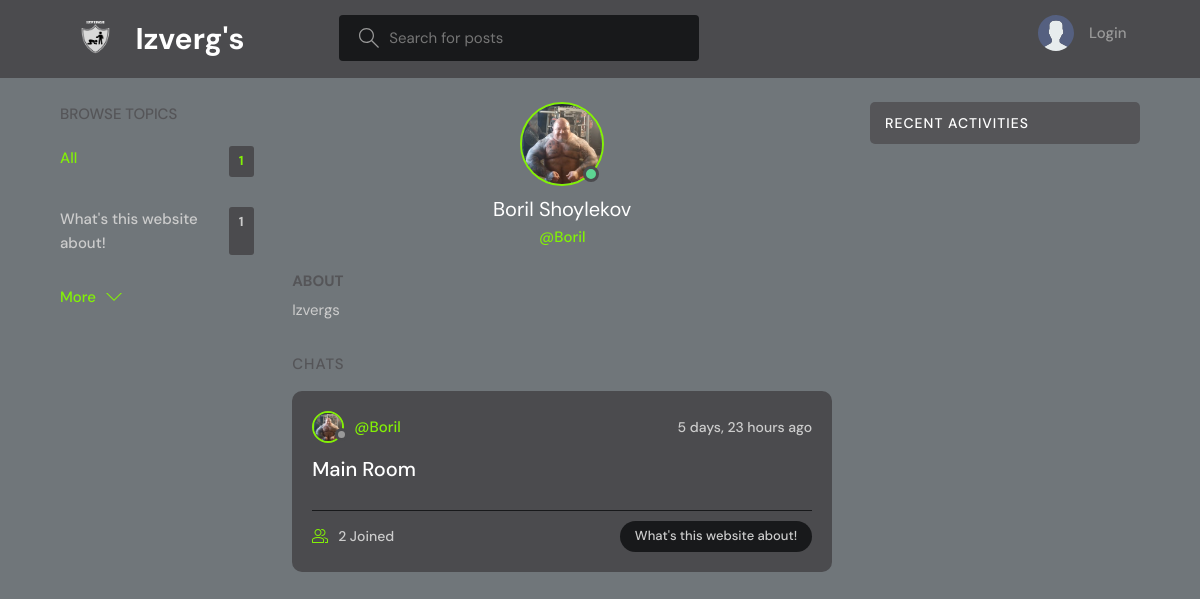
Page /profile/1/ on the committed database.
### base/models.py (models this page shows, shortened)
class Topic(models.Model):
    name = models.CharField(max_length=200)

class User(AbstractUser):
    name = models.CharField(max_length=200, null=True)
    email = models.EmailField(unique=True, null=True)
    bio = models.TextField(null=True)
    avatar = models.ImageField(null=True, default="avatar.svg")
    USERNAME_FIELD = 'email'
    REQUIRED_FIELDS = []

class Room(models.Model):
    host = models.ForeignKey(User, on_delete=models.SET_NULL, null=True)
    topic = models.ForeignKey(Topic, on_delete=models.SET_NULL, null=True)
    name = models.CharField(max_length=200)
    description = models.TextField(null=True, blank=True)
    participants = models.ManyToManyField(
        User, related_name='participants', blank=True)
    updated = models.DateTimeField(auto_now=True)
    created = models.DateTimeField(auto_now_add=True)
    class Meta:
        ordering = ['-updated', '-created']

### base/views.py (the view)
# urls.py: path('profile/<str:pk>/', views.userProfile, name="user-profile"),
def userProfile(request, pk):
    user = User.objects.get(id=pk)
    rooms = user.room_set.all()
    room_messages = user.message_set.all()
    topics = Topic.objects.all()
    context = {'user': user, 'rooms': rooms,
               'room_messages': room_messages, 'topics': topics}
    return render(request, 'base/profile.html', context)

### base/templates/base/profile.html (shortened to what this page needs)
{% extends 'main.html' %}
{% block content %}
<main class="profile-page layout layout--3">
  <div class="container">
    {% include 'base/topics_component.html' %}
    <div class="roomList">
      <div class="profile">
        <div class="profile__avatar">
          <div class="avatar avatar--large active">
            <img src="{{user.avatar.url}}" />
          </div>
        </div>
        <div class="profile__info">
          <h3>{{user.name}}</h3>
          <p>@{{user.username}}</p>
        </div>
        <div class="profile__about">
          <h3>About</h3>
          <p>
            {{user.bio}}
          </p>
        </div>
      </div>
      <div class="roomList__header">
        <div>
          <h2>Chats</a>
          </h2>
        </div>
      </div>
      {% include 'base/feed_component.html' %}
    </div>
    {% include 'base/activity_component.html' %}
  </div>
</main>
{% endblock content %}

### templates/main.html (shortened to what this page needs)
<!DOCTYPE html>
{% load static %}
<html lang="en">
<head>
    <link rel="stylesheet" href="{% static 'styles/style.css' %}" />
</head>
<body>
    {% include 'navbar.html' %}
    {% block content %}
    {% endblock %}
</body>
</html>

### templates/navbar.html (shortened to what this page needs)
{% load static %}
<header class="header header--loggedIn">
    <div class="container">
        <a href="{% url 'home' %}" class="header__logo">
            <img src="{% static 'images/logo.png' %}" />
            <h1>Izverg's</h1>
        </a>
        <form class="header__search" method="GET" action="{% url 'home' %}">
            <label>
                <input name="q" placeholder="Search for posts" />
            </label>
        </form>
        <nav class="header__menu">
            {% if request.user.is_authenticated %}
            <div class="header__user">
                <a href="{% url 'user-profile' user.id %}">
                    <div class="avatar avatar--medium active">
                        <img src="{{request.user.avatar.url}}" />
                    </div>
                    <p>{{request.user.username}} <span>@{{request.user.username}}</span></p>
                </a>
                <button class="dropdown-button">
                    <svg version="1.1" xmlns="http://www.w3.org/2000/svg" width="32" height="32" viewBox="0 0 32 32">
                        <title>chevron-down</title>
                        <path d="M16 21l-13-13h-3l16 16 16-16h-3l-13 13z"></path>
                    </svg>
                </button>
            </div>
            {% else %}
            <a href="{% url 'login' %}">
                <img src="{% static 'images/avatar.svg' %}" />
                <p>Login</p>
            </a>
            {% endif %}
        </nav>
    </div>
</header>

### base/templates/base/topics_component.html
<div class="topics">
    <div class="topics__header">
        <h2>Browse Topics</h2>
    </div>
    <ul class="topics__list">
        <li>
            <a href="{% url 'home' %}" class="active">All <span>{{topics.count}}</span></a>
        </li>
        {% for topic in topics %}
        <li>
            <a href="{% url 'home' %}?q={{topic.name}}">{{topic.name}}<span>{{topic.room_set.all.count}}</span></a>
        </li>
        {% endfor %}
    </ul>
    <a class="btn btn--link" href="{% url 'topics' %}">
        More
        <svg version="1.1" xmlns="http://www.w3.org/2000/svg" width="32" height="32" viewBox="0 0 32 32">
            <title>chevron-down</title>
            <path d="M16 21l-13-13h-3l16 16 16-16h-3l-13 13z"></path>
        </svg>
    </a>
</div>

### base/templates/base/feed_component.html (shortened to what this page needs)
{% for room in rooms %}
<div class="roomListRoom">
    <div class="roomListRoom__header">
        <a href="{% url 'user-profile' room.host.id %}" class="roomListRoom__author">
            <div class="avatar avatar--small">
                <img src="{{room.host.avatar.url}}" />
            </div>
            <span>@{{room.host.username}}</span>
        </a>
        <div class="roomListRoom__actions">
            <span>{{room.created|timesince}} ago</span>
        </div>
    </div>
    <div class="roomListRoom__content">
        <a href="{% url 'room' room.id %}">{{room.name}}</a>
    </div>
    <div class="roomListRoom__meta">
        <a href="{% url 'room' room.id %}" class="roomListRoom__joined">
            {{room.participants.all.count}} Joined
        </a>
        <p class="roomListRoom__topic">{{room.topic.name}}</p>
    </div>
</div>
{% endfor %}

### base/templates/base/activity_component.html (shortened to what this page needs)
<div class="activities">
    <div class="activities__header">
        <h2>Recent Activities</h2>
    </div>
</div>

### rows in the picture
Topic: name "What's this website about!", room_set.all.count "1"
User: avatar (picture), name "Boril Shoylekov", username "Boril", bio "Izvergs"
Room: host.avatar (picture), host.username "Boril", created "5 days, 23 hours", name "Main Room", participants.all.count "2", topic.name "What's this website about!"

### other values in the picture
{{ topics.count }} "1"
